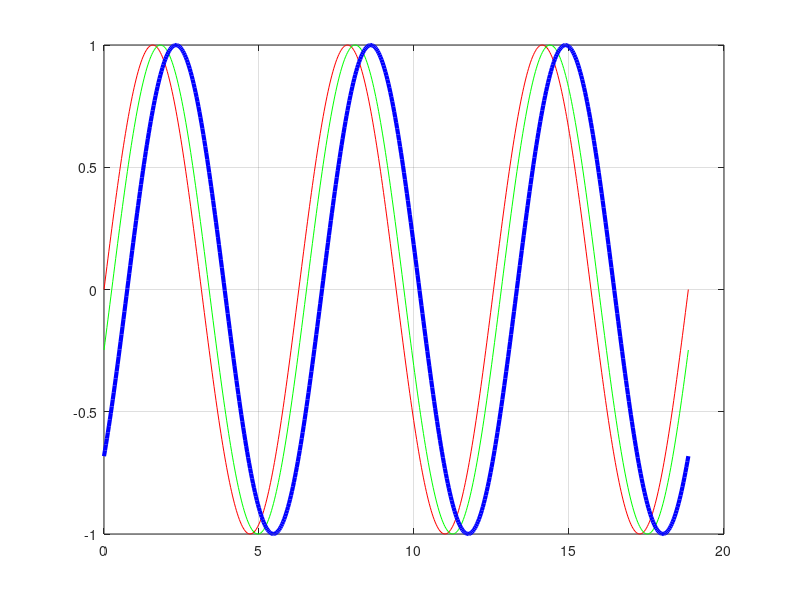

This figure's MATLAB source:
clear
close all

t=0:pi/100:6*pi;
y1=sin(t);
y2=sin(t-0.25);
y3=sin(t-0.75);
%__________________________________________________________________________
 plot(t,y1,'r',t,y2,'g',t,y3,'b','linewidth',3)
%__________________________________________________________________________

grid on




